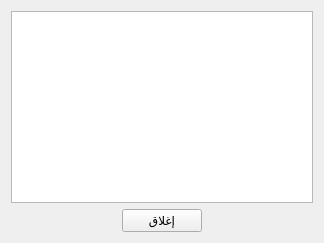
<?xml version="1.0" encoding="UTF-8"?>
<ui version="4.0">
 <class>Form</class>
 <widget class="QWidget" name="Form">
  <property name="geometry">
   <rect>
    <x>0</x>
    <y>0</y>
    <width>324</width>
    <height>239</height>
   </rect>
  </property>
  <property name="windowTitle">
   <string>Form</string>
  </property>
  <property name="layoutDirection">
   <enum>Qt::RightToLeft</enum>
  </property>
  <layout class="QVBoxLayout" name="verticalLayout">
   <item>
    <widget class="QTextEdit" name="txtPopup">
     <property name="sizePolicy">
      <sizepolicy hsizetype="Expanding" vsizetype="Fixed">
       <horstretch>0</horstretch>
       <verstretch>0</verstretch>
      </sizepolicy>
     </property>
     <property name="styleSheet">
      <string notr="true">background-image: url(:/images/images/back.png);</string>
     </property>
    </widget>
   </item>
   <item>
    <layout class="QHBoxLayout" name="horizontalLayout">
     <item>
      <spacer name="horizontalSpacer">
       <property name="orientation">
        <enum>Qt::Horizontal</enum>
       </property>
       <property name="sizeHint" stdset="0">
        <size>
         <width>40</width>
         <height>20</height>
        </size>
       </property>
      </spacer>
     </item>
     <item>
      <widget class="QPushButton" name="btnClosePopup">
       <property name="text">
        <string>إغلاق</string>
       </property>
      </widget>
     </item>
     <item>
      <spacer name="horizontalSpacer_2">
       <property name="orientation">
        <enum>Qt::Horizontal</enum>
       </property>
       <property name="sizeHint" stdset="0">
        <size>
         <width>40</width>
         <height>20</height>
        </size>
       </property>
      </spacer>
     </item>
    </layout>
   </item>
  </layout>
 </widget>
 <resources>
  <include location="../images.qrc"/>
 </resources>
 <connections/>
</ui>
